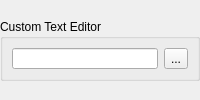
<?xml version="1.0" encoding="UTF-8"?>
<ui version="4.0">
 <class>Raw_Editing_Utilities_Form</class>
 <widget class="QWidget" name="Raw_Editing_Utilities_Form">
  <property name="windowTitle">
   <string>Raw Editing Utilities</string>
  </property>
  <layout class="QGridLayout" name="Raw_Editing_Utilities_Form_gridLayout">
   <property name="margin">
    <number>0</number>
   </property>
   <item row="0" column="0">
    <widget class="QGroupBox" name="Custom_Text_Editor_Path_groupBox">
     <property name="maximumSize">
      <size>
       <width>16777215</width>
       <height>64</height>
      </size>
     </property>
     <property name="title">
      <string>Custom Text Editor</string>
     </property>
     <layout class="QGridLayout" name="Custom_Text_Editor_Path_groupBox_gridLayout">
      <property name="sizeConstraint">
       <enum>QLayout::SetMaximumSize</enum>
      </property>
      <item row="0" column="0">
       <widget class="QLineEdit" name="Custom_Text_Editor_Path_lineEdit">
        <property name="statusTip">
         <string>Custom Text Editor Path LineEdit : Custom Text Editor Path.</string>
        </property>
       </widget>
      </item>
      <item row="0" column="1">
       <widget class="QToolButton" name="Custom_Text_Editor_Path_toolButton">
        <property name="text">
         <string>...</string>
        </property>
        <property name="popupMode">
         <enum>QToolButton::DelayedPopup</enum>
        </property>
       </widget>
      </item>
     </layout>
    </widget>
   </item>
  </layout>
 </widget>
 <resources/>
 <connections/>
</ui>
